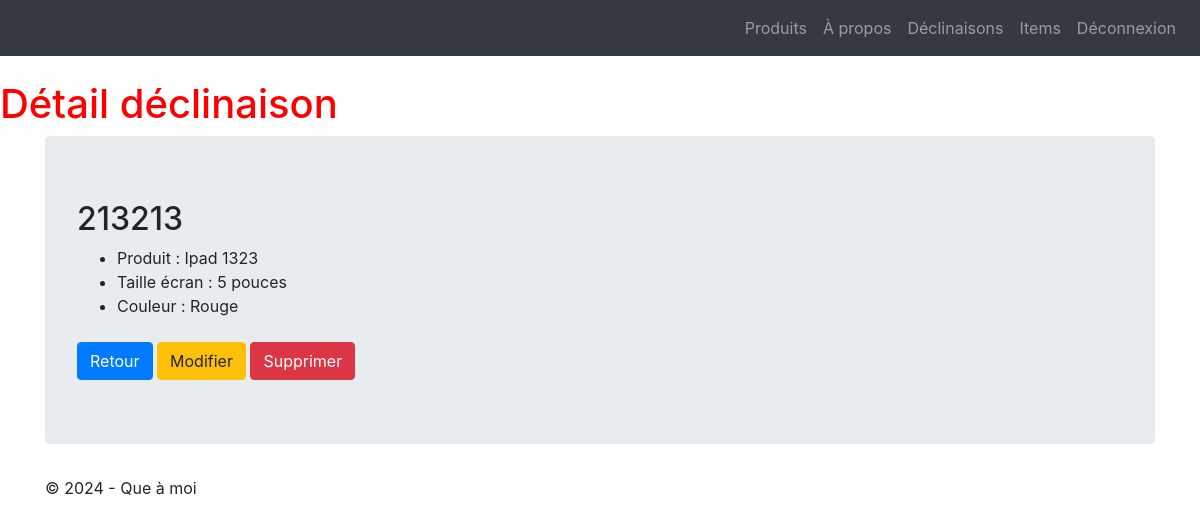
/lesProduits/product_item/1 (signed in), run on the app's committed database.
### firsttuto/LesProduits/models.py (models this page shows, shortened)
class ProductItem(models.Model):
    class Meta:
        verbose_name = "Déclinaison Produit"
    color = models.CharField(max_length=100)
    code = models.CharField(max_length=10, null=True, blank=True, unique=True)
    product = models.ForeignKey('Product', on_delete=models.CASCADE)
    attributes = models.ManyToManyField("ProductAttributeValue", related_name="product_item", null=True, blank=True)

class Product(models.Model):
    class Meta:
        verbose_name = "Produit"
    name = models.CharField(max_length=100)
    code = models.CharField(max_length=10, null=True, blank=True, unique=True)
    price_ht = models.DecimalField(max_digits=8, decimal_places=2, null=True, blank=True,
                                   verbose_name="Prix unitaire HT")
    price_ttc = models.DecimalField(max_digits=8, decimal_places=2, null=True, blank=True,
                                    verbose_name="Prix unitaire TTC")
    status = models.SmallIntegerField(choices=PRODUCT_STATUS, default=0)
    date_creation = models.DateTimeField(blank=True, verbose_name="Date création")
    def __str__(self):
        return "{0} {1}".format(self.name, self.code)

class ProductAttributeValue(models.Model):
    class Meta:
        verbose_name = "Valeur attribut"
        ordering = ['position']
    value = models.CharField(max_length=100)
    product_attribute = models.ForeignKey('ProductAttribute', verbose_name="Unité", on_delete=models.CASCADE)
    position = models.PositiveSmallIntegerField("Position", null=True, blank=True)

class ProductAttribute(models.Model):
    class Meta:
        verbose_name = "Attribut"
    name = models.CharField(max_length=100)

### firsttuto/LesProduits/views.py (the view)
# urls.py: path('product_item/<pk>', views.ProductItemDetailView.as_view(), name='item-detail'),
@method_decorator(login_required, name='dispatch')
class ProductItemDetailView(DetailView):
    model = ProductItem
    template_name = "detail_item.html"
    context_object_name = "productitem"
    def get_context_data(self, **kwargs):
        context = super(ProductItemDetailView, self).get_context_data(**kwargs)
        context['titremenu'] = "Détail déclinaison"
        context['attributes'] = self.object.attributes.all()
        return context

### templates/detail_item.html (shortened to what this page needs)
{% extends 'base.html' %}
{% block menu %}
    <h1>{{titremenu}}</h1>
{% endblock %}
{% block content %}
<h2>{{ productitem.code }}</h2>
<ul>
    <li>Produit : {{ productitem.product }}</li>
    {% for attribute in attributes %}
        <li>{{ attribute.product_attribute.name }} : {{ attribute.value }}</li>
    {% empty %}
        <li>Aucun attribut associé à cette déclinaison.</li>
    {% endfor %}
</ul>
<a href="{% url 'item-list' %}" class="btn btn-primary mt-2">Retour</a>
<a href="{% url 'item-update' productitem.id %}" class="btn btn-warning mt-2">Modifier</a>
<a href="{% url 'item-delete' productitem.id %}" class="btn btn-danger mt-2">Supprimer</a>
{% endblock %}

### firsttuto/LesProduits/static/styles.css (style rules this page uses)
h1 { color : red; }

### data on the page
ProductItem: code "213213", product "Ipad 1323"
ProductAttributeValue: product_attribute.name "Taille écran", value "5 pouces"
ProductAttributeValue: product_attribute.name "Couleur", value "Rouge"

### other printed values
{{ titremenu }} "Détail déclinaison"
